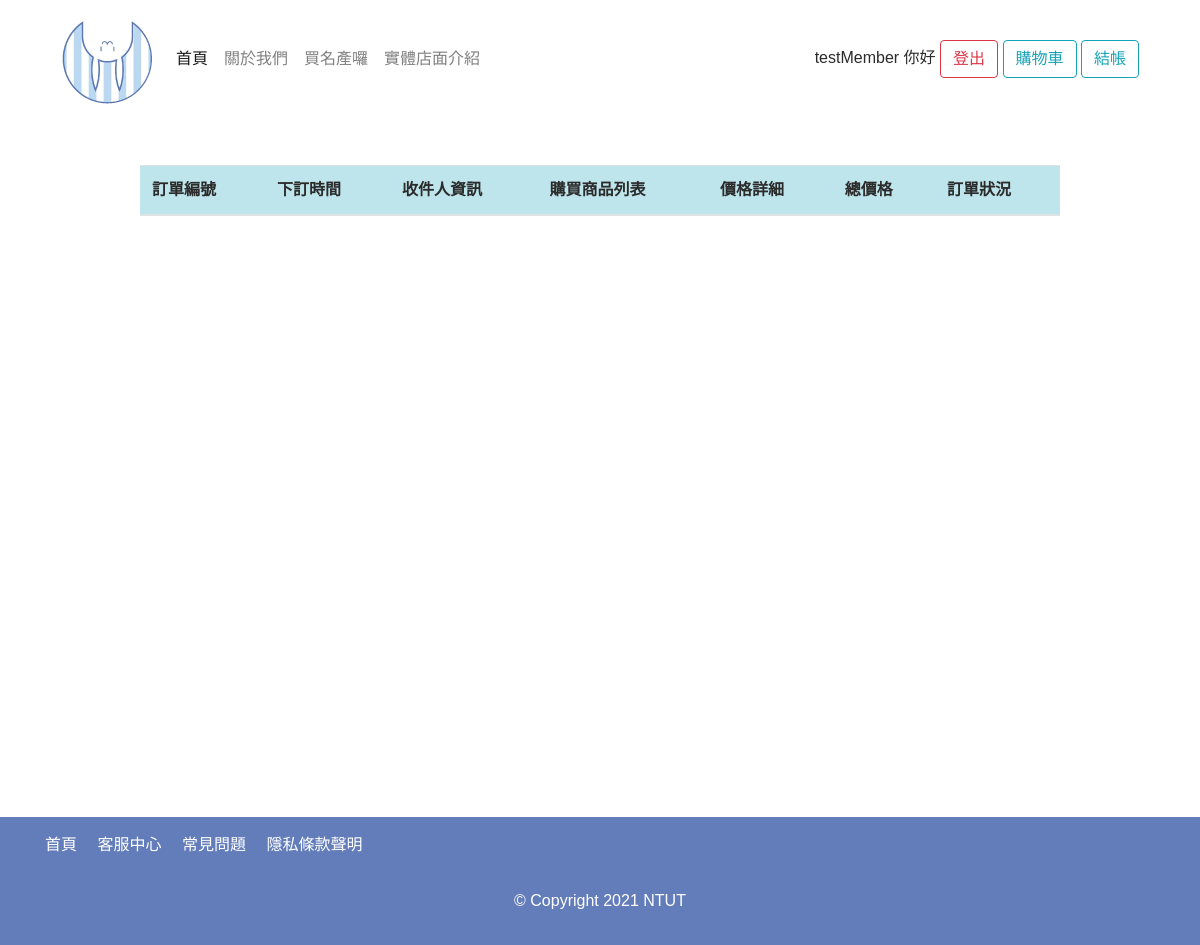
/order_list.php (signed in), run on an earlier commit of the app's database.
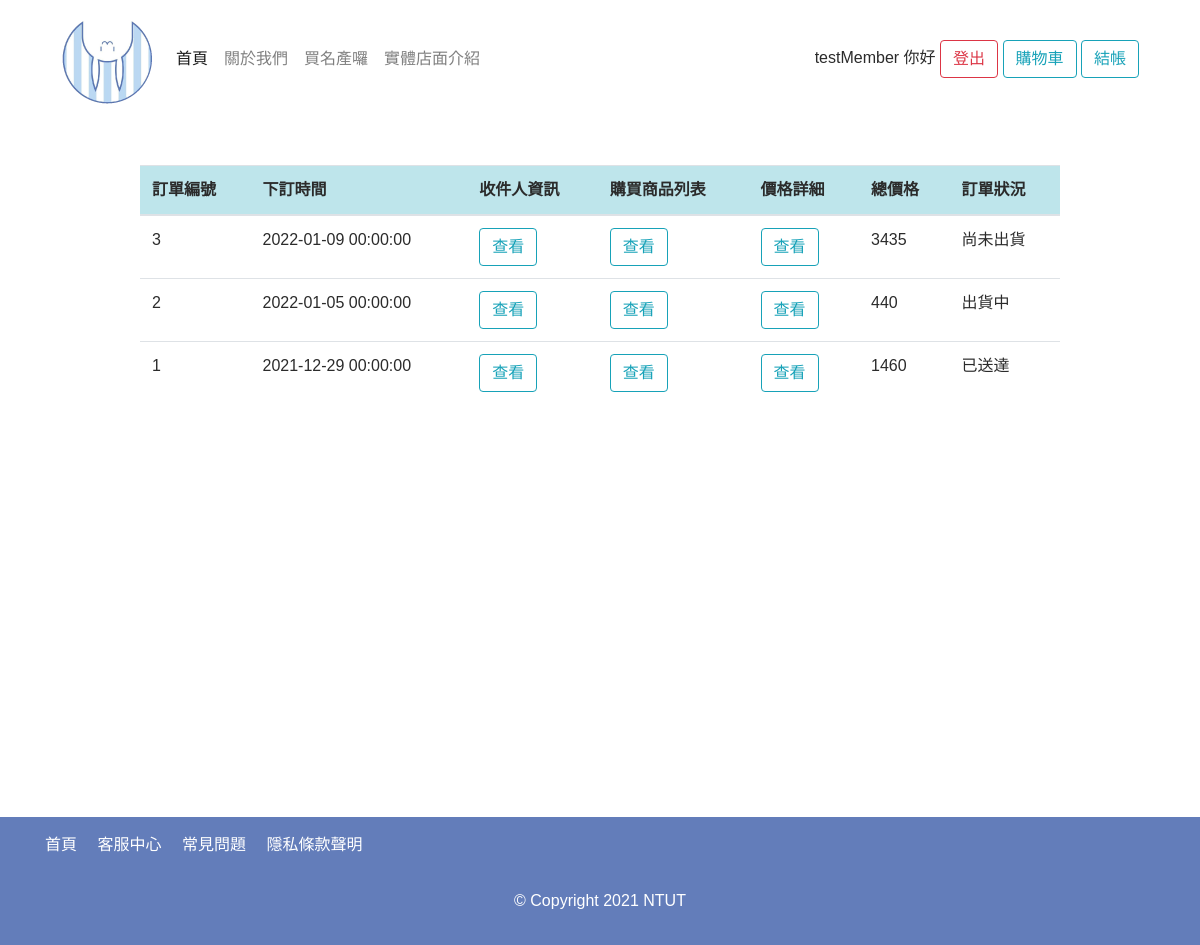
And on a later commit of the database.
### tables this page shows
create table `Order`(
	Order_ID int not null AUTO_INCREMENT, 
	Member_ID int not null,
	Coupon_ID int not null,
	Payment_method VARCHAR(20),
	Payment_Date DATETIME,
	Deliver_method VARCHAR(20),
	Total_price INT,
	Discounted_price INT,
	Order_date DATETIME,
	Order_status INT not null,
	Last_name VARCHAR(30),
	First_name VARCHAR(30),
	Phone VARCHAR(30),
	Email VARCHAR(30),
	Deliver_address VARCHAR(100),
	primary key (Order_ID),
	foreign key (Member_ID) references `Member`(Member_ID) on update cascade On delete cascade,
	foreign key (Coupon_ID) references `Coupon`(Coupon_ID) on update cascade on delete cascade
);

### dbtools.inc.php (called while the page is built, shortened)
<?php
  function execute_sql($link, $database, $sql)
  {
    mysqli_select_db($link, $database)
      or die("開啟資料庫失敗: " . mysqli_error($link));
    $result = mysqli_query($link, $sql);
    return $result;
  }
?>

### function.php (the view, shortened to what this page needs)
<?php
require_once("dbtools.inc.php");
    function createOrderList($id)
    {
        $link = create_connection();
        $sql = "SELECT *
                FROM `Order`as O
                Where O.Order_ID = $id;";
        $result = execute_sql($link, "DBS_project", $sql);
        $data = mysqli_fetch_array($result);
        if ($data["Order_status"] == 0) {
            $status = '尚未出貨';
        } elseif ($data["Order_status"] == 1) {
            $status = '出貨中';
        } elseif ($data["Order_status"] == 2) {
            $status = '已送達';
        } else {
            $status = '發生錯誤';
        };
        $txt = '<tr>
                    <td>' . $data[0] . '</td>
                    <td>' . $data["Order_date"] . '</td>
                    <td><button class="btn btn-outline-info text-info my-2 my-sm-0" data-toggle="modal" data-target="#OrderReceiverModal' . $data["Order_ID"] . '">查看</button></td>
                    <td><button class="btn btn-outline-info text-info my-2 my-sm-0" data-toggle="modal" data-target="#OrderProductModal' . $data["Order_ID"] . '">查看</button></td>
                    <td><button class="btn btn-outline-info text-info my-2 my-sm-0" data-toggle="modal" data-target="#OrderTotalModal' . $data["Order_ID"] . '">查看</button></td>
                    <td>' . $data["Discounted_price"] . '</td>
                    <td>' . $status . '</td>
                    </tr>';
        echo $txt;
    }
    function getOrderListByIdDESC($page, $id)
    {
        $link = create_connection();
        $sql = "SELECT O.Order_ID
                FROM `Order` as O
                Where O.Member_ID = $id
                order by O.Order_ID DESC;";
        $result = execute_sql($link, "DBS_project", $sql);
        $full_data = array();
        while ($single_data = mysqli_fetch_array($result)) {
            array_push($full_data, $single_data);
        };
        $num = count($full_data);
        $txt = "";
        $product_num_each_page = 9;
        $first_index = ($page - 1) * $product_num_each_page;
        if ($first_index + $product_num_each_page > $num) {
            $last_index = $num;
        } else {
            $last_index = $first_index + $product_num_each_page;
        }
        for ($i = $first_index; $i < $last_index; $i++) {
            if ($full_data[$i][0] != null) {
                $txt .= createOrderList($full_data[$i][0]);
            }
        };
        return $txt;
    }

### order_list.php (shortened to what this page needs)
<?php
$id = $_COOKIE["id"];
$NickName = $_COOKIE["NickName"];
?>
<!DOCTYPE html>
<html lang="en">
<head>
    <link rel="stylesheet" href="./css/bootstrap.min.css">
    <link rel="stylesheet" href="./css/color.css">
    <link href="https://use.fontawesome.com/releases/v5.0.6/css/all.css" rel="stylesheet">
    <link rel="stylesheet" href="./css/style.css">
</head>
<body>
    <header class="container">
        <nav class="navbar navbar-expand-lg navbar-light bg-white">
            <a class="navbar-brand" href="index.php">
                <img src="./images/logo.png" alt="logo">
            </a>
            <div class="collapse navbar-collapse" id="navbarNav">
                <ul class="navbar-nav">
                    <li class="nav-item active">
                        <a class="nav-link" href="index.php">首頁</a>
                    </li>
                    <li class="nav-item">
                        <a class="nav-link" href="about.php">關於我們</a>
                    </li>
                    <li class="nav-item">
                        <a class="nav-link" href="shop.php">買名產囉</a>
                    </li>
                    <li class="nav-item">
                        <a class="nav-link" href="https://www.ntut.edu.tw/">實體店面介紹</a>
                    </li>
                </ul>
                <div class="ml-auto">
                    <a href='main.php'><?= $NickName ?></a> 你好
                    <a href='logout.php' class='btn btn-outline-danger text-danger my-2 my-sm-0'>登出</a>
                    <a href="cart.php" class="btn btn-outline-info text-info my-2 my-sm-0">購物車</a>
                    <a href="checkout.php" class="btn btn-outline-info text-info my-2 my-sm-0">結帳</a>
                </div>
            </div>
        </nav>
    </header>
    <section class="page-content">
        <div class="container pt-5 pb-5">
            <div class="row">
                <div class="col-0 col-md-1 bg"></div>
                <div class="col-12 col-md-10 mb-5">
                    <div>
                        <table class="table table-borderless">
                            <thead class="table-info">
                                <tr>
                                    <th>訂單編號</th>
                                    <th>下訂時間</th>
                                    <th>收件人資訊</th>
                                    <th>購買商品列表</th>
                                    <th>價格詳細</th>
                                    <th>總價格</th>
                                    <th>訂單狀況</th>
                                </tr>
                            </thead>
                            <tbody>
                                <?php
                                include_once("function.php");
                                if (isset($_GET["page"])) {
                                    $page = $_GET["page"];
                                } else {
                                    $page = 1;
                                }
                                getOrderListByIdDESC($page, $id);
                                ?>
                            </tbody>
                        </table>
                    </div>
                </div>
                <div class="col-0 col-md-3"></div>
            </div>
        </div>
        <?php
        include_once("function.php");
        ?>
    </section>
    <footer class="bg-pekoradark">
        <div class="container pt-3 pb-3">
            <div class="row">
                <div class="col-12 col-md-6 mb-3">
                    <ul class="footer-menu">
                        <li><a href="index.php">首頁</a></li>
                        <li><a href="#">客服中心</a></li>
                        <li><a href="#">常見問題</a></li>
                        <li><a href="#">隱私條款聲明</a></li>
                    </ul>
                </div>
                <div class="col-12 mt-3">
                    <p class="text-white text-center">© Copyright 2021 NTUT </p>
                </div>
            </div>
        </div>
    </footer>
</body>
</html>

### css/color.css (style rules this page uses)
.bg-pekoradark { background-color: #637DBA; }

### css/style.css (style rules this page uses)
html { margin: 0; padding: 0; }
body { font-family: 'Noto Sans TC', sans-serif; color: #2b2b2b; }
a, a:active, a:hover, a:link, a:visited { text-decoration: none; outline: none; color: #2b2b2b; }
.footer-menu { display: block; list-style: none; padding: 0; margin: 0; }
.footer-menu > li { display: inline-block; margin-right: 1rem; }
.footer-menu > li > a { color: #fff; padding: 1rem 0; }
.page-content { min-height: 700px; }

What changed in the data, as far as the page shows it:
added order: Order_ID "3", Order_date "2022-01-09 00:00:00", Discounted_price "3435", Order_status "尚未出貨"
added order: Order_ID "2", Order_date "2022-01-05 00:00:00", Discounted_price "440", Order_status "出貨中"
added order: Order_ID "1", Order_date "2021-12-29 00:00:00", Discounted_price "1460", Order_status "已送達"
Also different on the page:
text now shown: "查看 查看 查看 查看 查看 查看 查看 查看 查看"
